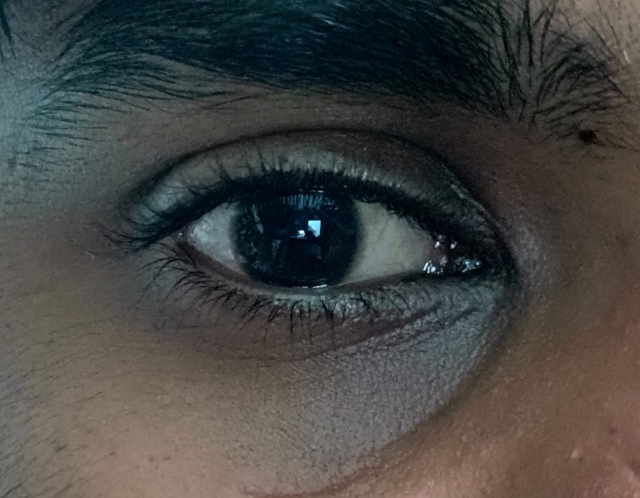
#> input picture subscripts/eye.jpg, 1280 x 996 px (shown at 1/2 size)
$ python adjust.py
#> lines starting #> are read from the running program, lines starting #| are printed output that depends on the picture; after the words box and inside, x2 and y2 are one past the last pixel; in counts of white or black regions, pixels touching at a corner belong together
# [99 lines of commented-out code are left out]

import cv2
import numpy as np
import time

def adjust_exposure(image, factor):
    return cv2.convertScaleAbs(image, alpha=factor, beta=0)

def adjust_brightness(image, value):
    return cv2.convertScaleAbs(image, alpha=1, beta=value)

# [62 lines left out: functions adjust_shadows, adjust_highlights, adjust_saturation, adjust, calculate_mean, not called in this run]

# Load image
image = cv2.imread("eye.jpg")
#> image is the input picture: shape (996, 1280, 3); mean B, G, R 66.5, 68.8, 68.7
adjusted = image

# [10 lines of commented-out code are left out]

adjusted = cv2.GaussianBlur(adjusted, (5,5), 6)

canny = cv2.Canny(adjusted, 125, 175)
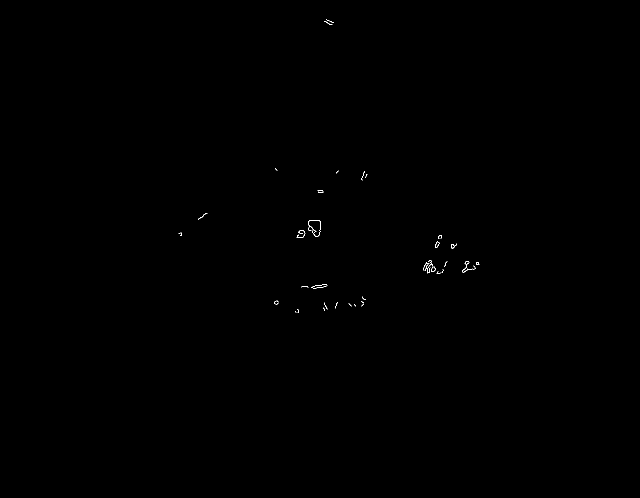
#> canny: shape (996, 1280) (shown at 1/2 size); 0.08% white in thin lines or dots, all inside (x1, y1, x2, y2) = (357, 39, 959, 626)

# [18 lines of commented-out code are left out]

cv2.imshow("new_img", canny)
cv2.imshow("img", adjusted)
cv2.waitKey(0)
cv2.destroyAllWindows()
